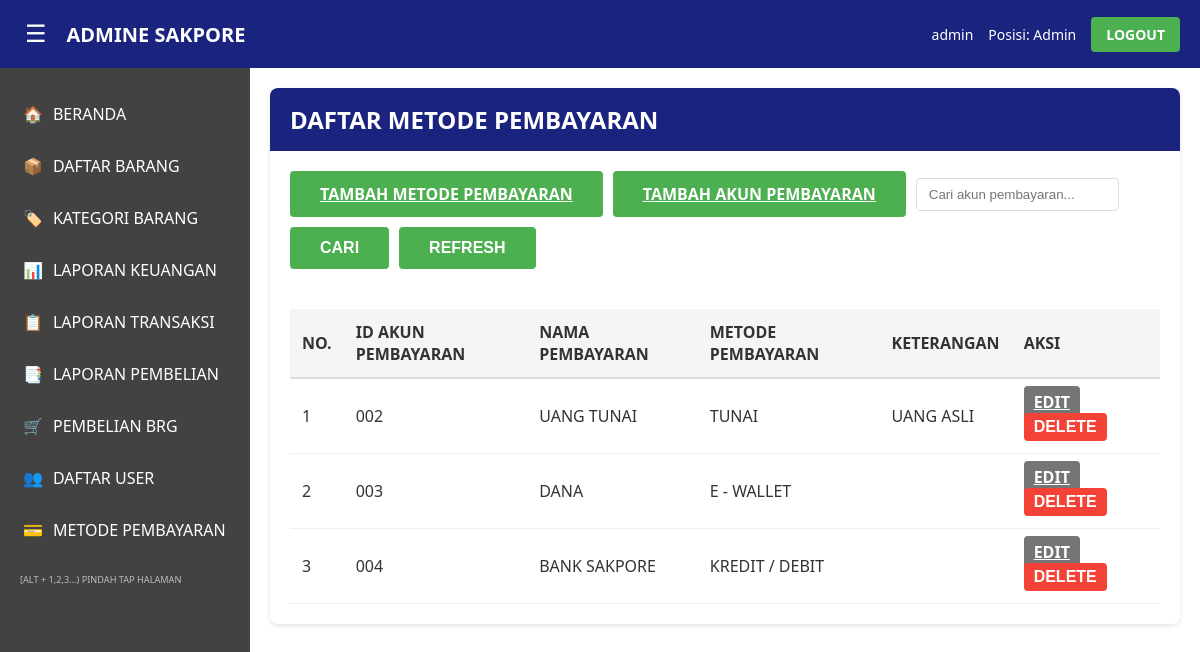
/admin/metode_pembayaran/index.php (signed in), run on the app's committed database.
### tables this page shows
CREATE TABLE IF NOT EXISTS akun_pembayaran (
    akunID INT AUTO_INCREMENT PRIMARY KEY,
    id_akunpembayaran VARCHAR(50) UNIQUE NOT NULL,
    metode_pembayaran VARCHAR(50) NOT NULL,
    nama_pembayaran VARCHAR(100) NOT NULL,
    keterangan TEXT
);

### config/paths.php (called while the page is built, shortened)
<?php
function getScriptDepth() {
    $scriptName = $_SERVER['SCRIPT_NAME'];
    $scriptDir = dirname($scriptName);
    $scriptDir = trim($scriptDir, '/');
    $parts = explode('/', $scriptDir);
    $parts = array_filter($parts);
    $projectFolders = ['admin', 'kasir', 'assets', 'config', 'includes'];
    $depth = 0;
    $found = false;
    foreach ($parts as $part) {
        if (in_array($part, $projectFolders)) {
            $found = true;
            $depth++;
        } elseif ($found) {
            $depth++;
        }
    }
    return $depth;
}
function getNavPath($targetPath) {
    $depth = getScriptDepth();
    $backPath = str_repeat('../', $depth);
    $targetPath = ltrim($targetPath, '/');
    return $backPath . $targetPath;
}

### config/database.php (called while the page is built, shortened)
<?php
function getConnection() {
    $conn = mysqli_connect(DB_HOST, DB_USER, DB_PASS, DB_NAME);
    mysqli_set_charset($conn, "utf8");
    return $conn;
}
function queryArray($sql) {
    $conn = getConnection();
    $result = mysqli_query($conn, $sql);
    $data = [];
    while ($row = mysqli_fetch_assoc($result)) {
        $data[] = $row;
    }
    return $data;
}

### admin/metode_pembayaran/index.php (the view, shortened to what this page needs)
<?php
require_once __DIR__ . '/../../config/database.php';
$search = $_GET['search'] ?? '';
$conn = getConnection();
if (!empty($search)) {
    $search = mysqli_real_escape_string($conn, $search);
    $akun_pembayaran = queryArray("SELECT ap.*, mp.nama_metode FROM akun_pembayaran ap
                                   LEFT JOIN metode_pembayaran mp ON ap.metode_pembayaran = mp.id_metodepembayaran
                                   WHERE ap.nama_pembayaran LIKE '%$search%' ORDER BY ap.id_akunpembayaran");
} else {
    $akun_pembayaran = queryArray("SELECT ap.*, mp.nama_metode FROM akun_pembayaran ap
                                   LEFT JOIN metode_pembayaran mp ON ap.metode_pembayaran = mp.id_metodepembayaran
                                   ORDER BY ap.id_akunpembayaran");
}
require_once __DIR__ . '/../../config/paths.php';
include __DIR__ . '/../../includes/header.php';
?>
<div class="card">
    <div class="card-header">
        <h2>DAFTAR METODE PEMBAYARAN</h2>
    </div>
    <div class="search-filter">
        <a href="<?php echo getNavPath('admin/metode_pembayaran/tambah_metode.php'); ?>" class="btn btn-success">TAMBAH METODE PEMBAYARAN</a>
        <a href="<?php echo getNavPath('admin/metode_pembayaran/tambah_akun.php'); ?>" class="btn btn-success">TAMBAH AKUN PEMBAYARAN</a>
        <input type="text" id="search" placeholder="Cari akun pembayaran..." value="<?php echo htmlspecialchars($search); ?>">
        <button class="btn btn-success" onclick="searchAkun()">CARI</button>
        <button class="btn btn-success" onclick="location.reload()">REFRESH</button>
    </div>
    <div class="table-container">
        <table>
            <thead>
                <tr>
                    <th>NO.</th>
                    <th>ID AKUN PEMBAYARAN</th>
                    <th>NAMA PEMBAYARAN</th>
                    <th>METODE PEMBAYARAN</th>
                    <th>KETERANGAN</th>
                    <th>AKSI</th>
                </tr>
            </thead>
            <tbody>
                <?php if (empty($akun_pembayaran)): ?>
                    <tr>
                        <td colspan="6" class="text-center">Tidak ada data</td>
                    </tr>
                <?php else: ?>
                    <?php foreach ($akun_pembayaran as $index => $akun): ?>
                        <tr>
                            <td><?php echo $index + 1; ?></td>
                            <td><?php echo $akun['id_akunpembayaran']; ?></td>
                            <td><?php echo htmlspecialchars($akun['nama_pembayaran']); ?></td>
                            <td><?php echo htmlspecialchars($akun['nama_metode'] ?? $akun['metode_pembayaran']); ?></td>
                            <td><?php echo htmlspecialchars($akun['keterangan'] ?? '-'); ?></td>
                            <td>
                                <a href="<?php echo getNavPath('admin/metode_pembayaran/tambah_akun.php?edit=' . $akun['id_akunpembayaran']); ?>" class="btn btn-secondary" style="padding: 5px 10px;">EDIT</a>
                                <form method="POST" style="display: inline;" onsubmit="return confirmDelete()">
                                    <button type="submit" class="btn btn-danger" style="padding: 5px 10px;">DELETE</button>
                                </form>
                            </td>
                        </tr>
                    <?php endforeach; ?>
                <?php endif; ?>
            </tbody>
        </table>
    </div>
</div>
<?php include __DIR__ . '/../../includes/footer.php'; ?>

### assets/css/style.css (style rules this page uses)
* { margin: 0; padding: 0; box-sizing: border-box; }
body { font-family: 'Segoe UI', Tahoma, Geneva, Verdana, sans-serif; background-color: #90EE90; color: #333; }
.btn { padding: 12px 30px; border: none; border-radius: 4px; font-size: 16px; font-weight: bold; cursor: pointer; transition: all 0.3s; }
.btn-success { background-color: #4caf50; color: white; }
.btn-danger { background-color: #f44336; color: white; }
.btn-secondary { background-color: #757575; color: white; }
.card { background-color: white; border-radius: 8px; padding: 20px; margin-bottom: 20px; box-shadow: 0 2px 5px rgba(0,0,0,0.1); }
.card-header { background-color: #1a237e; color: white; padding: 15px 20px; border-radius: 8px 8px 0 0; margin: -20px -20px 20px -20px; font-weight: bold; }
.table-container { overflow-x: auto; }
table { width: 100%; border-collapse: collapse; margin-top: 20px; }
table th { background-color: #f5f5f5; padding: 12px; text-align: left; font-weight: bold; border-bottom: 2px solid #ddd; }
table td { padding: 12px; border-bottom: 1px solid #eee; }
.search-filter { display: flex; gap: 10px; margin-bottom: 20px; flex-wrap: wrap; align-items: center; }
.search-filter input, .search-filter select { padding: 8px 12px; border: 1px solid #ddd; border-radius: 4px; }

### data on the page
akun_pembayaran: id_akunpembayaran "002", nama_pembayaran "UANG TUNAI", metode_pembayaran "TUNAI", keterangan "UANG ASLI"
akun_pembayaran: id_akunpembayaran "003", nama_pembayaran "DANA", metode_pembayaran "E - WALLET"
akun_pembayaran: id_akunpembayaran "004", nama_pembayaran "BANK SAKPORE", metode_pembayaran "KREDIT / DEBIT"

### other printed values
$_SESSION['username'] "admin"
$_SESSION['jabatan'] "Admin"
